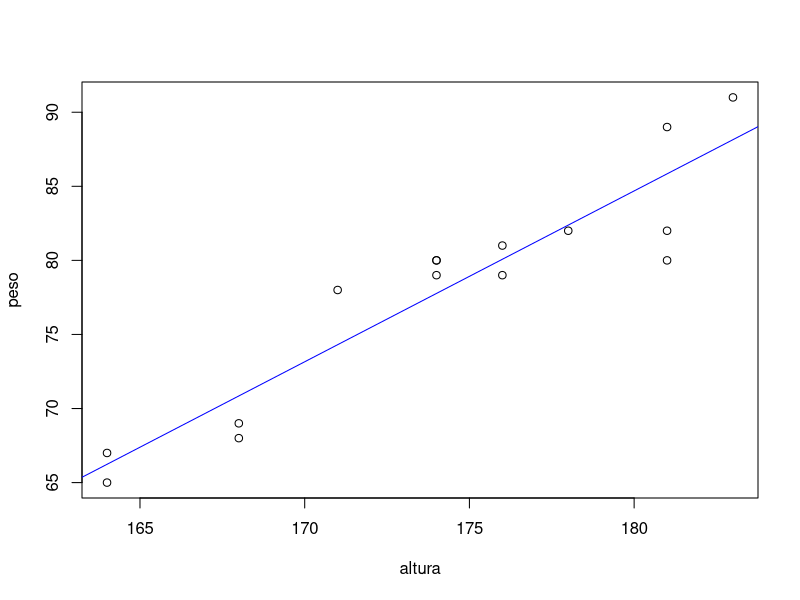
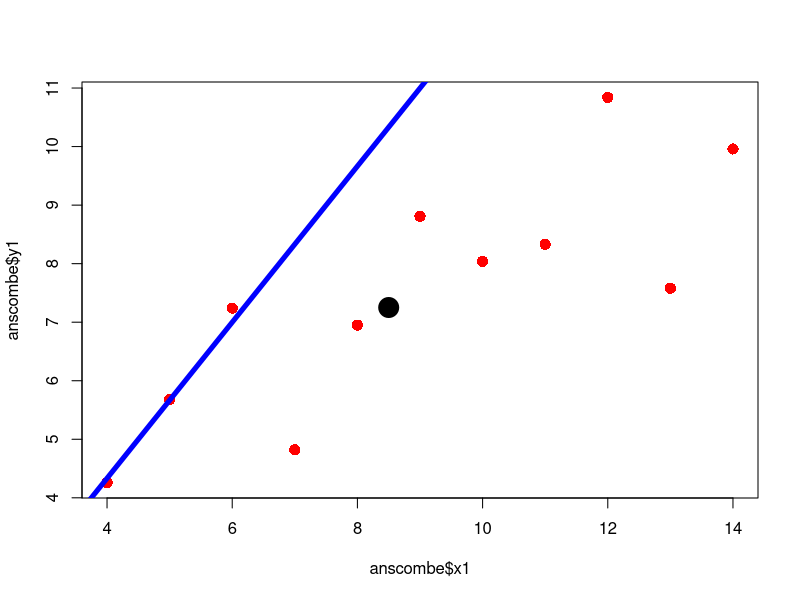
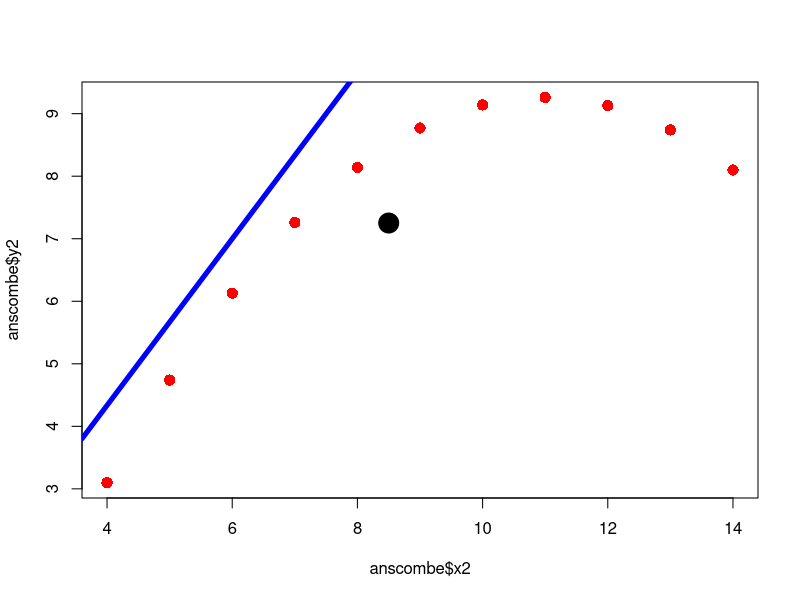
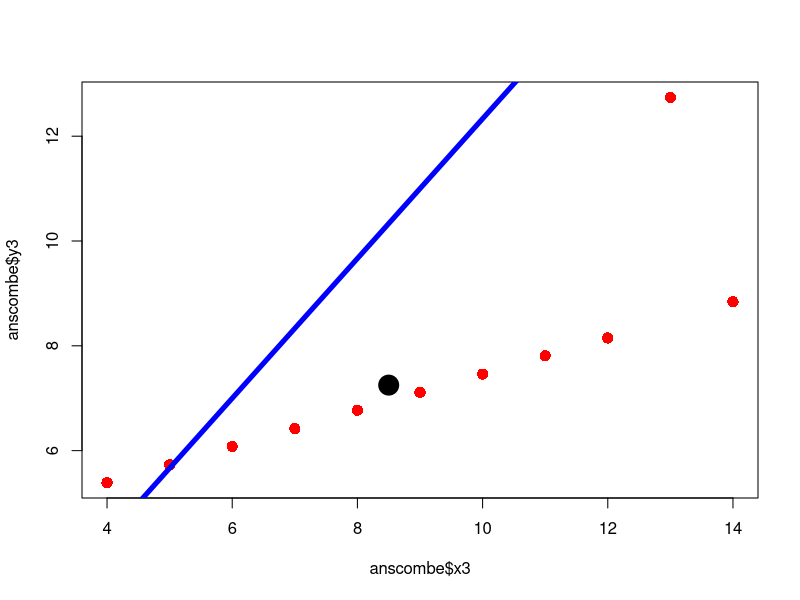
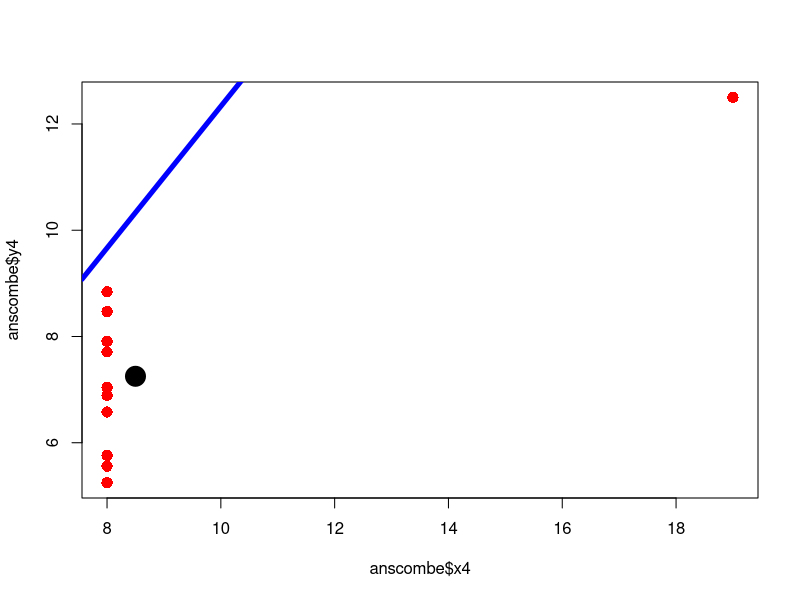
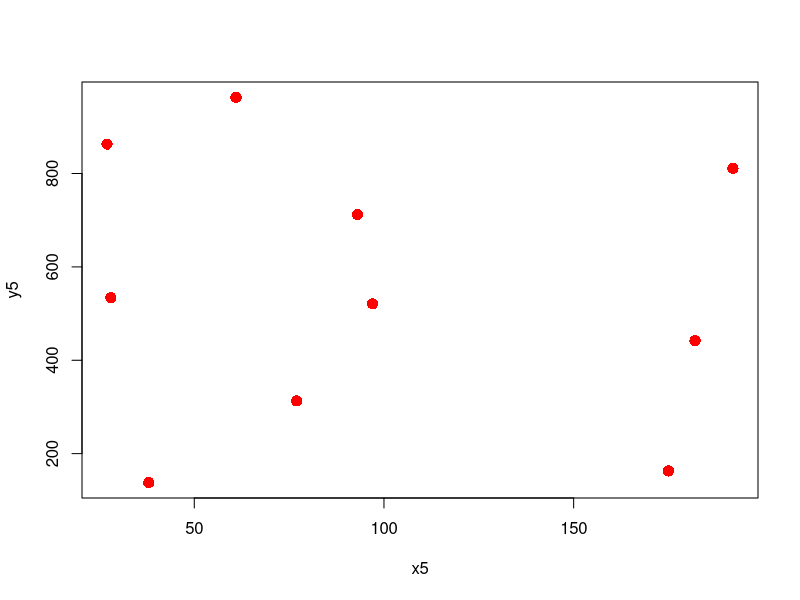

The R source for these figures, in order: (Note: this script raises an error after producing the figures.)
#Ejercicio 1
altura<- c(178, 181, 168, 183, 164, 181, 174, 176, 174, 176, 181, 168, 164, 174, 171)
peso<- c(82, 89, 68, 91, 65, 80, 79, 81, 80, 79, 82, 69, 67, 80, 78)

plot(altura, peso)
x<- altura
y<- peso
xbar<- mean(x)
ybar<- mean(y)
m<- (sum((x-xbar)*(y-ybar)))/(sum((x-xbar)^2)) #derivada por minimos cuadrados
b<- ybar-m*xbar
m
b
mod<- lm(y~x) #modelo lineal
abline(mod, col='blue')
summary(mod)
0.8576^2
1.1533*173-122.8993
R1<- sqrt(0.8678)
R1
R1_sq<- cor(x,y, use='na.or.complete')
R1_sq
m*173+b
(72-b)/m


#Ejercicio 2
x1bar<- mean(anscombe$x1)
y1bar<- mean(anscombe$y1)
m1<- (sum((anscombe$x1-x1bar)*(anscombe$y1-y1bar)))/(sum((anscombe$x1-x1bar)^2)) #derivada por minimos cuadrados
b1<- y1bar-m1*x1bar
m1
b1
y1predict<- m1*anscombe$x1+b1
R1sq <- (sum(((y1predict-y1bar)^2)))/(sum(((anscombe$y1-y1bar)^2))) #coeficiente de determinacion
R1<- sqrt(R1sq) #coeficiente de correlacion
R1sq
R1
y1pred<- m1*8.5+b1
plot(anscombe$x1,anscombe$y1,pch=16,col="red",cex=1.5)
mod1<- lm(anscombe$x1~anscombe$y1)
abline(mod1,col="blue",lwd=5)
points(8.5, y1pred, col = "black", pch= 20, cex
       = 4)

x2bar<- mean(anscombe$x2)
y2bar<- mean(anscombe$y2)
m2<- (sum((anscombe$x2-x2bar)*(anscombe$y2-y2bar)))/(sum((anscombe$x2-x2bar)^2)) #derivada por minimos cuadrados
b2<- y2bar-m2*x2bar
m2
b2
y2predict<- m2*anscombe$x2+b2
R2sq <- (sum(((y2predict-y2bar)^2)))/(sum(((anscombe$y2-y2bar)^2))) #coeficiente de determinacion
R2<- sqrt(R2sq) #coeficiente de correlacion
R2sq
R2
y2pred<-m2*8.5+b2
plot(anscombe$x2,anscombe$y2,pch=16,col="red",cex=1.5)
mod2<- lm(anscombe$x2~anscombe$y2)
abline(mod2,col="blue",lwd=5)
points(8.5, y2pred, col = "black", pch= 20, cex=4)

x3bar<- mean(anscombe$x3)
y3bar<- mean(anscombe$y3)
m3<- (sum((anscombe$x3-x3bar)*(anscombe$y3-y3bar)))/(sum((anscombe$x3-x3bar)^2)) #derivada por minimos cuadrados
b3<- y3bar-m3*x3bar
m3
b3
y3predict<- m3*anscombe$x3+b3
R3sq <- (sum(((y3predict-y3bar)^2)))/(sum(((anscombe$y3-y3bar)^2))) #coeficiente de determinacion
R3<- sqrt(R3sq) #coeficiente de correlacion
R3sq
R3
y3pred<-m3*8.5+b3
plot(anscombe$x3,anscombe$y3,pch=16,col="red",cex=1.5)
mod3<- lm(anscombe$x3~anscombe$y3)
abline(mod3,col="blue",lwd=5)
points(8.5, y3pred, col = "black", pch= 20, cex=4)

x4bar<- mean(anscombe$x4)
y4bar<- mean(anscombe$y4)
m4<- (sum((anscombe$x4-x4bar)*(anscombe$y4-y4bar)))/(sum((anscombe$x4-x4bar)^2)) #derivada por minimos cuadrados
b4<- y4bar-m4*x4bar
m4
b4
y4predict<- m4*anscombe$x4+b4
R4sq <- (sum(((y4predict-y4bar)^2)))/(sum(((anscombe$y4-y4bar)^2))) #coeficiente de determinacion
R4<- sqrt(R4sq) #coeficiente de correlacion
R4sq
R4
y4pred<-m4*8.5+b4
plot(anscombe$x4,anscombe$y4,pch=16,col="red",cex=1.5)
mod4<- lm(anscombe$x4~anscombe$y4)
abline(mod4,col="blue",lwd=5)
points(8.5, y4pred, col = "black", pch= 20, cex=4)


#Ejercicio 3
x5<- c(97,27, 93, 175, 38, 192, 28, 182, 61, 77)
y5<- c(521, 863, 712, 163, 138, 811, 534, 442, 963, 313)
plot(x5,y5,pch=16,col="red",cex=1.5)

#Ejercicio 4
plot(ester$t,ester$conc,pch=16,col="red",cex=1.5)
mod_ester<- lm(log(ester$conc)~ester$t)
modprueba<- lm(ester$t~ester$conc)
summary(modprueba)
summary(mod_ester)
curve(exp(3.3652700)*exp(-0.0486451*x), add=T, col="blue", lwd=3)
yepred<- exp(3.3652700)*exp(-0.0486451*70)
yepred
